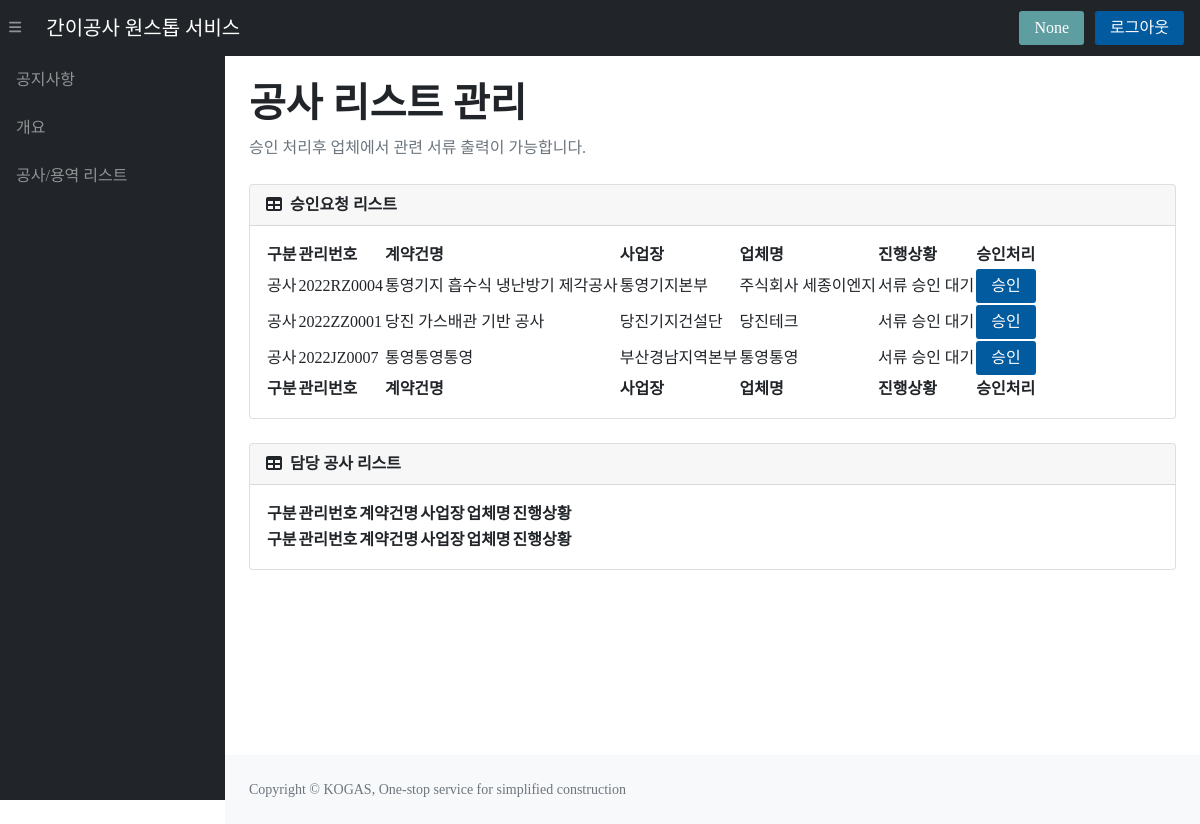
Page /serviceStatus (signed in) on the earlier database version.
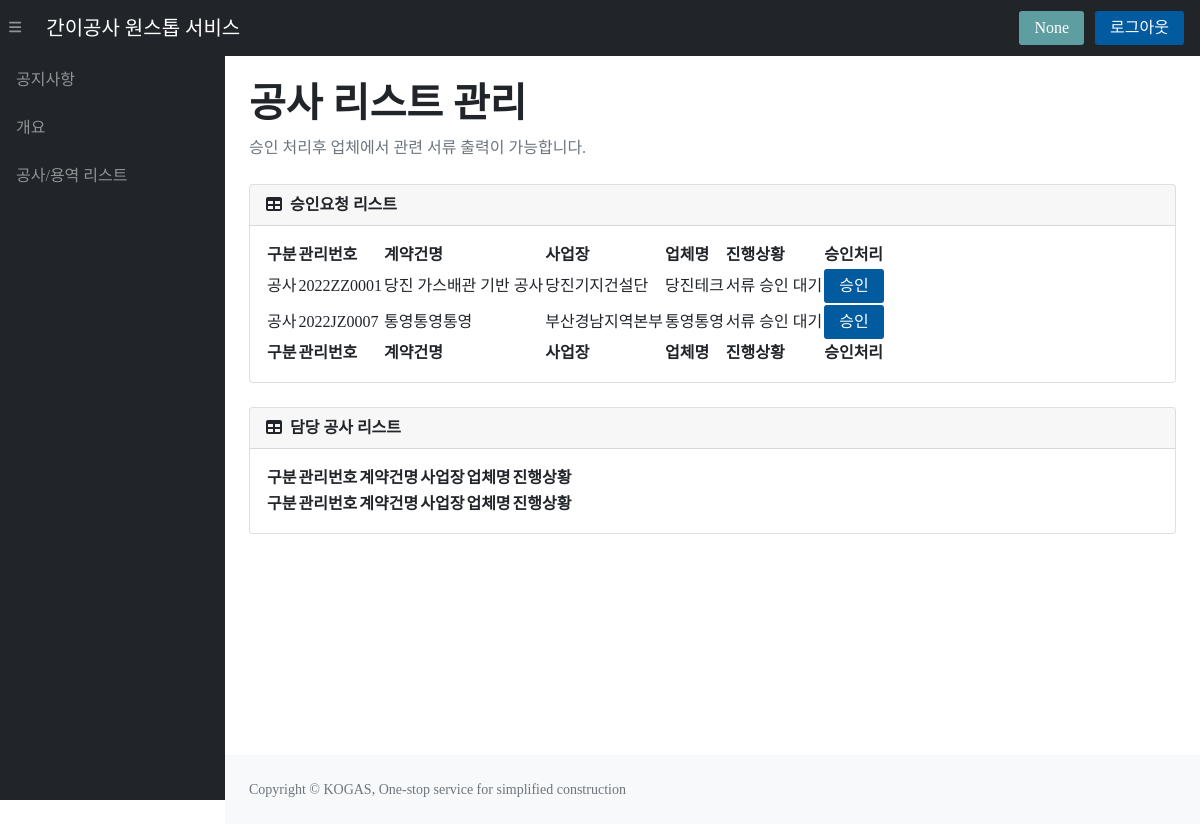
Same page on the later database version.
### tables this page shows
CREATE TABLE "constructionList" (
	"contractNum"	TEXT UNIQUE,
	"title"	TEXT,
	"department"	TEXT,
	"company"	TEXT,
	"supervisor"	TEXT,
	"s_contact"	TEXT,
	"contractAmount"	NUMERIC,
	"deposit_rate"	NUMERIC,
	"fault_rate"	NUMERIC,
	"progress"	INTEGER,
	"s_position"	TEXT,
	"s_email"	TEXT,
	"class_code"	TEXT,
	"budget_course"	TEXT,
	"start_date"	TEXT,
	"contract_completion"	TEXT,
	"real_completion"	TEXT,
	"summary"	TEXT,
	"company2"	TEXT,
	"company2_amount"	NUMERIC,
	"company3"	TEXT,
	"company3_amount"	NUMERIC,
	PRIMARY KEY("contractNum")
);

### app.py (the view)
@app.route('/serviceStatus')
def serviceStatus():
    if 'userName' in session:
        con = sqlite3.connect(path.join(ROOT, 'KOGAS.db'))
        cur = con.cursor()
        userName = session.get('userName')
        sql = f"SELECT * FROM constructionList WHERE start_date=? AND (progress!=1 or progress!=3)"
        cur.execute(sql, (userName,))
        A_data = cur.fetchall()
        sql = f"SELECT * FROM constructionList WHERE start_date=? AND progress=1 or progress=3"
        cur.execute(sql, (userName,))
        R_data = cur.fetchall()
        process = ['신규 생성','계약 승인 대기','계약 서류 업로드','서류 승인 대기','착공 서류 업로드','서류 승인 대기','준공 정보 입력','준공 승인 대기','준공 서류 업로드','준공 승인 완료']
        return render_template('serviceStatus.html',supervisor=session.get('supervisor'), login=session.get('logFlag'), A_data=A_data, R_data=R_data,process=process)
    else:
        flash("해당 페이지는 관리자 로그인이 필요합니다.")
        return redirect(url_for("login"))

### templates/serviceStatus.html (shortened to what this page needs)
{% extends "index.html" %}
{% block main %}
<h1 class="mt-4" style="text-align:left;"><b>공사 리스트 관리</b></h1>
<ol class="breadcrumb mb-4"><li class="breadcrumb-item active">승인 처리후 업체에서 관련 서류 출력이 가능합니다.</li></ol>
<div class="card mb-4">
    <div class="card-header">
        <i class="fas fa-table me-1"></i>
        <b>승인요청 리스트</b>
    </div>
    <div class="card-body">
        <table id="datatablesSimple1">
            <thead>
                <tr>
                    <th>구분</th>
                    <th>관리번호</th>
                    <th>계약건명</th>
                    <th>사업장</th>
                    <th>업체명</th>
                    <th>진행상황</th>
                    <th>승인처리</th>
                </tr>
            </thead>
            <tfoot>
                <tr>
                    <th>구분</th>
                    <th>관리번호</th>
                    <th>계약건명</th>
                    <th>사업장</th>
                    <th>업체명</th>
                    <th>진행상황</th>
                    <th>승인처리</th>
                </tr>
            </tfoot>
            <tbody>
                {% for R in R_data %}
                {% if R[9] == 1%}
                <tr>
                    <td onclick="location.href='/goto/{{R[0]}}';" style="cursor:pointer;">{{R[12]}}</td>
                    <td onclick="location.href='/goto/{{R[0]}}';" style="cursor:pointer;">{{R[0]}}</td>
                    <td onclick="location.href='/goto/{{R[0]}}';" style="cursor:pointer;">{{R[1]}}</td>
                    <td onclick="location.href='/goto/{{R[0]}}';" style="cursor:pointer;">{{R[2]}}</td>
                    <td onclick="location.href='/goto/{{R[0]}}';" style="cursor:pointer;">{{R[3]}}</td>
                    <td onclick="location.href='/goto/{{R[0]}}';" style="cursor:pointer;">{{process[R[9]]}}</td>
                    <td>
                        <button class="cBtn" onclick="location.href='/approval_proc/{{R[0]}}';" style="cursor:pointer;">승인</button>
                    </td>
                </tr>
                {% else %}
                <tr>
                    <td onclick="location.href='/go1/{{R[0]}}';" style="cursor:pointer;">{{R[12]}}</td>
                    <td onclick="location.href='/go1/{{R[0]}}';" style="cursor:pointer;">{{R[0]}}</td>
                    <td onclick="location.href='/go1/{{R[0]}}';" style="cursor:pointer;">{{R[1]}}</td>
                    <td onclick="location.href='/go1/{{R[0]}}';" style="cursor:pointer;">{{R[2]}}</td>
                    <td onclick="location.href='/go1/{{R[0]}}';" style="cursor:pointer;">{{R[3]}}</td>
                    <td onclick="location.href='/go1/{{R[0]}}';" style="cursor:pointer;">{{process[R[9]]}}</td>
                    <td>
                        <button class="cBtn" onclick="location.href='/approval_proc/{{R[0]}}';" style="cursor:pointer;">승인</button>
                    </td>
                </tr>
                {% endif %}
                {% endfor %}
            </tbody>
        </table>
    </div>
</div>
<div class="card mb-4">
    <div class="card-header">
        <i class="fas fa-table me-1"></i>
        <b>담당 공사 리스트</b>
    </div>
    <div class="card-body">
        <table id="datatablesSimple2">
            <thead>
                <tr>
                    <th>구분</th>
                    <th>관리번호</th>
                    <th>계약건명</th>
                    <th>사업장</th>
                    <th>업체명</th>
                    <th>진행상황</th>
                </tr>
            </thead>
            <tfoot>
                <tr>
                    <th>구분</th>
                    <th>관리번호</th>
                    <th>계약건명</th>
                    <th>사업장</th>
                    <th>업체명</th>
                    <th>진행상황</th>
                </tr>
            </tfoot>
        </table>
    </div>
</div>
{% endblock %}

### templates/index.html (shortened to what this page needs)
<!DOCTYPE html>
<html lang="ko">
<head>
    <link href="https://cdn.jsdelivr.net/npm/simple-datatables@latest/dist/style.css" rel="stylesheet" />
    <link rel="stylesheet" href="{{ url_for('static', filename='css/main.css') }}">|
</head>
<body class="sb-nav-fixed">
    <nav class="sb-topnav navbar navbar-expand navbar-dark bg-dark">
        <button class="btn btn-link btn-sm order-1 order-lg-0 me-4 me-lg-0" id="sidebarToggle" href="#!"><i
                class="fas fa-bars"></i></button>
        <a class="navbar-brand ps-3" href="{{ url_for('index') }}">
            간이공사 원스톱 서비스 </a>
        <div class="d-none d-md-inline-block form-inline ms-auto me-0 me-md-3 my-2 my-md-0">
            {% if login == True %}
            <a href="{{ url_for('serviceStatus') }}"><button class="cBtn" style="background-color:cadetblue ; margin-right: 7px;">{{supervisor}}</button></a>
            {% endif %}
            {% if login == True %}
            <a href="{{ url_for('logout') }}"><button class="cBtn">로그아웃</button></a>
            {% else %}
            <a href="{{ url_for('login') }}"><button class="cBtn">로그인</button></a>
            {% endif %}
        </div>
    </nav>
    <div id="layoutSidenav">
        <div id="layoutSidenav_nav">
            <nav class="sb-sidenav accordion sb-sidenav-dark" id="sidenavAccordion">
                <div class="sb-sidenav-menu">
                    <div class="nav">
                        <a class="nav-link" href="#">공지사항</a>
                        <a class="nav-link" href="#">개요</a>
                        {% if login == True %}
                        <a class="nav-link" href="{{ url_for('serviceStatus') }}">공사/용역 리스트</a>
                        {% endif %}
                    </div>
                </div>
            </nav>
        </div>
        <div id="layoutSidenav_content">
            <main>
                <div class="container-fluid px-4">
                    {% block main %}{% endblock %}
                </div>
            </main>
            <footer class="py-4 bg-light mt-auto">
                <div class="container-fluid px-4">
                    <div class="d-flex align-items-center justify-content-between small">
                        <div class="text-muted">Copyright &copy; KOGAS, One-stop service for simplified construction
                        </div>
                    </div>
                </div>
            </footer>
        </div>
    </div>
</body>
</html>

Differences in the rows shown:
no longer on this page (row edited): constructionList: class_code "공사", contractNum "2022RZ0004", title "통영기지 흡수식 냉난방기 제각공사", department "통영기지본부", company "주식회사 세종이엔지", progress "서류 승인 대기"
